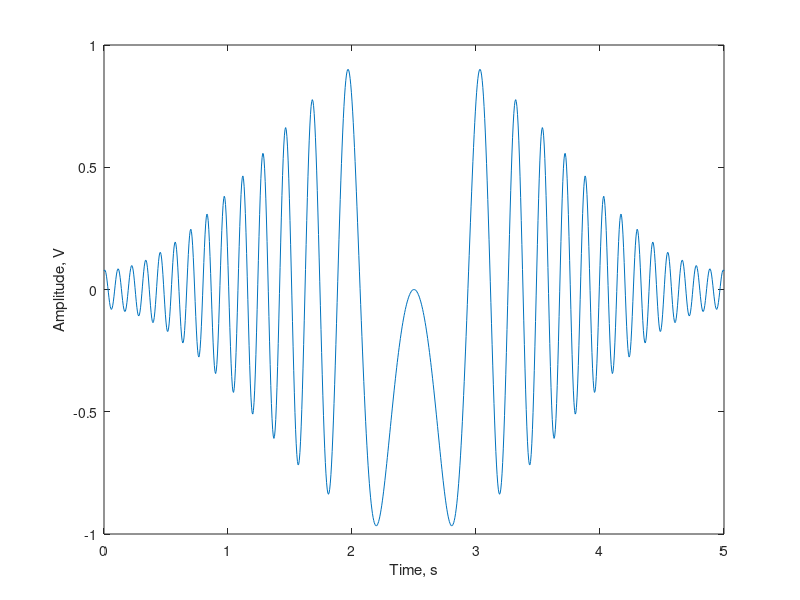

This chart was generated by the following MATLAB code: (Note: this script raises an error after producing the figure.)
clear
clc
close all

f_c=1e9;
c=3e8;
sRate=200;
hRx=1;   %transmitter and receiver height
hTx=1;
BL=10;
lambda=c/f_c;

step=0.6;
rest=floor(BL/step); 
BLnews=BL;
grid_dimensions=[2*BLnews BLnews]; %[horizontal vertical] grid dimentions to define the area to evaluate the clutter returns
      
tx=[(grid_dimensions(1)-BLnews)/2; 0; hTx];
rx=[tx(1)+BLnews ; 0; hRx];
v=[0 2 0]; %[m/s]
x_tg=grid_dimensions(1)/2;
z_tg=1;
% taop=[0.5e-9 1e-9 2e-9 3e-9 4e-9 5e-9 6e-9 7e-9 8e-9 9e-9 10e-9];

%% tg
RCS_tg=-90;

    t_end=grid_dimensions(2)/v(2);
    tt=0:1/sRate:t_end;
    y_tg=-grid_dimensions(2)/2;
    tg0=[x_tg,y_tg,z_tg];
    tg_inc=(v'*tt)';                                                          %receiver position increment
    pos_tg=[tg0(1)+tg_inc(:,1) tg0(2)+tg_inc(:,2) tg0(3)+tg_inc(:,3)];
    tx_tg=sqrt((tx(1)-pos_tg(:,1)).^2+(tx(2)-pos_tg(:,2)).^2+(tx(3)-pos_tg(:,3)).^2);
    rx_tg=sqrt((rx(1)-pos_tg(:,1)).^2+(rx(2)-pos_tg(:,2)).^2+(rx(3)-pos_tg(:,3)).^2);
    Doppler_signature_tg=-sin(2*pi*f_c/c*(tx_tg+rx_tg-BLnews ));   
    for ti=1:1:length(tt)
       Power_tg_ist(ti)=(4*pi*RCS_tg*rx(3)^2*tx(3)^2*pos_tg(3)^4)/(lambda^2*tx_tg(ti)^4*rx_tg(ti)^4);
    end
%     Power_tg(j)=10*log10(max(abs(Doppler_signature_tg).^2));
%     Power_tg_tot(j)=10*log10(sum(10.^(nonzeros(Power_tg)./10)));
    Power_tg_ist_db=10*log10(Power_tg_ist);
    Power_tg= 10*log10(sum(Power_tg_ist));

    wind=window(@hamming,length(tt));
    Doppler_signature_tg_w=wind.*Doppler_signature_tg;
       
    figure()
    plot(tt,Doppler_signature_tg_w);
    xlabel('Time, s')
    ylabel('Amplitude, V')
    xlim([min(tt) max(tt)])
    
    % Power Spectral Density
%     [f, h]=pwelch(real(Doppler_signature_tg),[],[],[],sRate,'onesided');
%     figure()
%     semilogx(h,10*log10(f),'k','LineWidth',2);
%     xlabel('Frequency, Hz', 'FontSize', 12);
%     ylabel('PSD, dB/Hz', 'FontSize', 12);
%     grid on
%     xlim([min(h) max(h)])
%     set(gca,'FontSize',12);





%% clutter

%Blade
blade_length=0.5;
% phase0=[0 2*pi/3 4*pi/3];                                                 %initial phase of the three blades
Tmean=1;                                                                   % blade rotation period mean
Tstd=0.25;                                                                   % blade rotation period std
Amean=blade_length;%/2
Astd=0.2;
hf_mean=1;
hf_std=0.5;                                                                       %fan origin height

%grid
% pointStep=[1.05 1.05];            %grid horizontal and vertical step
pointStep=[1.0 1.0]*0.6;            %grid horizontal and vertical step
x_gridPoints=0:pointStep(1):grid_dimensions(1);
if pointStep(2)<2*blade_length
y_gridPos=blade_length+0.05:pointStep(2):grid_dimensions(2)/2+0.05;
% y_gridPos=blade_length+0.7:pointStep(2):grid_dimensions(2)/2+0.05;
y_gridNeg=-1*fliplr(y_gridPos);
y_gridPoints=[y_gridNeg  y_gridPos];

tx=[(grid_dimensions(1)-BLnews)/2; 0; hTx];
rx=[tx(1)+BLnews; 0; hRx];

else
if pointStep(2)>=2*blade_length
    y_gridPoints=-grid_dimensions(2)/2:pointStep(2):grid_dimensions(2)/2;
    tx=[(grid_dimensions(1)-BLnews)/2; pointStep(2)/2+0.05; hTx];
    rx=[tx(1)+BLnews; pointStep(2)/2+0.05; hRx];
end
end

grid_points=zeros(length(x_gridPoints)*length(y_gridPoints),2);
grid_points(:,1)=kron(x_gridPoints.',ones(length(y_gridPoints),1));
grid_points(:,2)=repmat(y_gridPoints.',length(x_gridPoints),1);



% fan
rng('default')
rng(1)
hf_random=hf_mean+hf_std*rand(size(grid_points,1),1);
% hf_random=hf_mean*ones(size(grid_points,1),1);
fan_origin=[grid_points(:,1) grid_points(:,2) hf_random];   %place the fan origin alternatively in all the grid's points at heigth 1 ---> pivot on which the fan was placed
% theta_fan=0*ones(1,length(t));                                              %fan inclination with respect to the baseline: =0 when the fan is orthogonal to the baseline and defined clockwise
size(fan_origin,1)

%point where the scatter is supposed to be (center of the blade?)
%  Ground parameters for TRP model
epsR=7;    %Relative dielectric constant
sigma_ground=1.5e-2; %Conductivity


    t=0:1/sRate:t_end;
    % Matrices initialization
    Doppler_signature=zeros(1,length(t));
    % maskDS=zeros(1,length(t));
    clutterPowerMatrix=zeros(length(y_gridPoints),length(x_gridPoints));
    % clutterPowerMatrixTRESH=zeros(length(y_gridPoints),length(x_gridPoints));
    % sumDistancesMatrix=zeros(length(x_gridPoints),length(y_gridPoints));
    
    rng('default')
    rng(1)
    tic
    for fo=1:size(fan_origin,1)
        
        if mod(fo,length(y_gridPoints))==0
            rr=length(y_gridPoints);
            cc=fix(fo/length(y_gridPoints));
        else
            rr= mod(fo,length(y_gridPoints));
            cc=1+fix(fo/length(y_gridPoints));
        end
        %      grid(rr,cc)=fan_origin(fo,3);
        %     fan_pos=kron(fan_origin(fo,:).',ones(1,length(t)))+ blade1_rotation;
        
        %% Blades rotation in time+ fan inclination wrt the baseline
        theta_fan=pi.*rand(1)*ones(1,length(t));                                              %fan inclination with respect to the baseline: =0 when the fan is orthogonal to the baseline and defined clockwise
        period=Tmean+Tstd*rand(1);                                                                   % blade rotation period
        phase0=2*pi.*rand(3,1);
        A=Amean+Astd.*randn(1);
        %         A=Amean;
        %         period=Tmean;
        x_fan=[A*cos(2*pi*t/period+phase0(1)).*sin(theta_fan) ;  A*cos(2*pi*t/period+phase0(2)).*sin(theta_fan) ; A*cos(2*pi*t/period+phase0(3)).*sin(theta_fan)];
        y_fan=[A*cos(2*pi*t/period+phase0(1)).*cos(theta_fan) ;  A*cos(2*pi*t/period+phase0(2)).*cos(theta_fan) ; A*cos(2*pi*t/period+phase0(3)).*cos(theta_fan)];
        z_fan=[A*sin(2*pi*t/period+phase0(1)) ; A*sin(2*pi*t/period+phase0(2)) ; A*sin(2*pi*t/period+phase0(3))];
        
        blade1_rotation=[x_fan(1,:); y_fan(1,:) ;z_fan(1,:)];
        %     blade2_rotation=[x_fan(2,:); y_fan(2,:) ;z_fan(2,:)];
        %     blade3_rotation=[x_fan(3,:); y_fan(3,:) ;z_fan(3,:)];
        blades_rotation=[blade1_rotation];%; blade2_rotation; blade3_rotation];
        
        FSCS=0.1;
        %% ************* Doppler signature TRP calculation ************************
        fan_pos=kron(fan_origin(fo,:).',ones(1,length(t)))+ blades_rotation;
        
        Doppler_signature1=TRP_def(rx,tx,fan_pos,f_c,FSCS,epsR,sigma_ground,t_end,sRate);%TRP
        Doppler_signature=Doppler_signature+Doppler_signature1;

       
        clutterPowerMatrix(rr,cc)=10*log10(max(abs(Doppler_signature1))^2);%/2
       
    end
     Power_clutter=10*log10((max(abs(Doppler_signature))^2));
      
    sgn_cl= Doppler_signature+Doppler_signature_tg';
     
    figure()
    plot(tt,Doppler_signature);
    xlabel('Time, s')
    ylabel('Amplitude, V')
    xlim([min(tt) max(tt)])
    grid on

     figure()
    plot(tt,sgn_cl);
    xlabel('Time, s')
    ylabel('Amplitude, V')
    xlim([min(tt) max(tt)])
    grid on
    
    figure
    plot(tt, Power_tg_ist_db-Power_clutter)
    grid on

